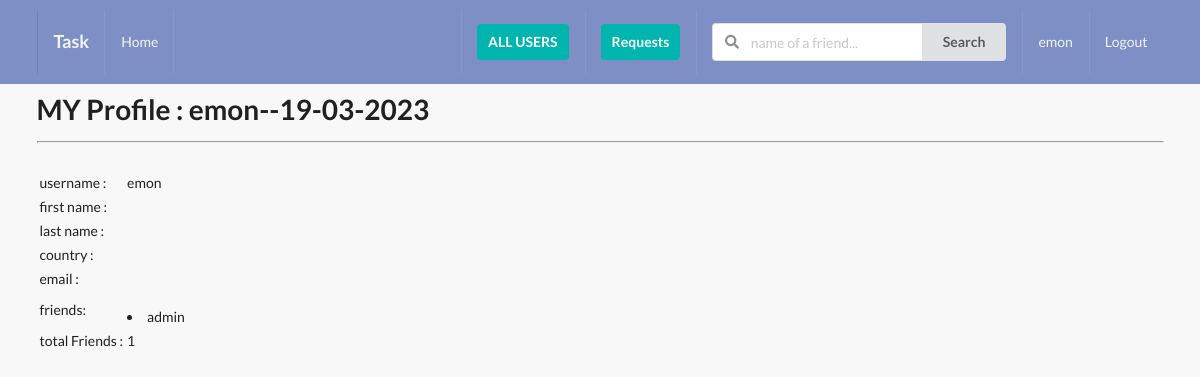
/profile/myprofile/ (signed in), run on the app's committed database.
### profiles/models.py (models this page shows, shortened)
class Profile(models.Model):
    fast_name = models.CharField(max_length=100, blank=True)
    last_name = models.CharField(max_length=100, blank=True)
    user = models.OneToOneField(User, on_delete=models.CASCADE)
    email = models.EmailField(max_length=200, blank=True)
    country = models.CharField(max_length=100, blank=True)
    avatar = models.ImageField(default='avatar.png', upload_to='images/', blank=True, null=True)
    friends = models.ManyToManyField(User, blank=True, related_name='friends')
    slug = models.SlugField(unique=True, blank=True)
    updated = models.DateTimeField(auto_now=True)
    created = models.DateTimeField(auto_now_add=True)
    objects = ProfileManager()
    def get_friends(self):
        return self.friends.all()
    def get_total_friends(self):
        return self.friends.all().count()
    def __str__(self):
        return f"{self.user.username}--{self.created.strftime('%d-%m-%Y')}"

### profiles/views.py (the view)
# urls.py: path('myprofile/', views.profile_view, name='myprofile'),
@login_required
def profile_view(request):
    profiles = Profile.objects.get(user=request.user)
    print('user',profiles)
    context = {
        'profiles' : profiles,
    }
    return render(request, 'profile/myprofile.html', context)

### templates/profile/myprofile.html (shortened to what this page needs)
{% extends "base.html" %}
{% block content %}
<h1>MY Profile : {{profiles}}</h1>
<hr>
<div class="ten wide column">
    <table>
        <tbody>
        <tr>
            <td>username : </td>
            <td>{{profiles.user}}</td>
        </tr>
        <tr>
            <td>first name : </td>
            <td>{{profiles.fast_name}}</td>
        </tr>
        <tr>
            <td>last name : </td>
            <td>{{profiles.last_name}}</td>
        </tr>
        <tr>
            <td>country : </td>
            <td>{{profiles.country}}</td>
        </tr>
        <tr>
            <td>email : </td>
            <td>{{profiles.email}}</td>
        </tr>
        <tr>
            <td>friends:</td>
            <td>
                {% for friend in profiles.get_friends %}
                <li>{{friend}}</li>
                {% endfor %}
            </td>
        </tr>
        <tr>
            <td>total Friends : </td>
            <td>{{profiles.get_total_friends}}</td>
        </tr>
    </tbody>
    </table>
</div>
{% endblock content %}

### templates/home/navbar.html (shortened to what this page needs)
<div class="ui inverted menu nav mb-7">
    <div class="ui container">
      <a href="" class="item">
          <h3>Task</h3>
      </a>
      {% if request.user.is_authenticated %}
      <a href="{% url 'home' %}" class="item">
          Home
      </a>
      {% endif %}
      <div class="right menu">
          {% if request.user.is_authenticated %}
          <div class="item">
              <div class="ui floating dropdown icon button teal">
                <a href="{% url 'all-profiles-view' %}" style="color: #fff"> ALL USERS </a>
               </div>
          </div>
          <div class="item">
            <div class="ui floating dropdown icon button teal">
              <a href="{% url 'my-invites-view' %}" style="color: #fff"> Requests </a>
             </div>
        </div>
               <div class="item">
                <form action="" method="GET">
                  <div class="ui action left icon input">
                  <input class="prompt" type="text" name='q' placeholder="name of a friend...">
                  <button type='submit' class="ui button">Search</button>
                  </div>
              </form>
              </div>
              <a href="" class="item">
                   {{ request.user }}
              </a>
              <a href="{% url 'logout' %}" class="ui item">
                  Logout
              </a>
          {% else %}
          <a href="" class="ui item">
                  Login
              </a>
          {% endif %}
      </div>
    </div>
  </div>

### static/style.css (style rules this page uses)
body { background: #f8f8f8 !important; }
.nav { border-radius: 0 !important; padding: 10px 0 10px 0; background-color: #7d8fc5 !important; }
.mb-7 { margin-bottom: 7px !important; }

### data on the page
Profile: user+created "emon--19-03-2023", user "emon", get_total_friends "1"

### other printed values
{{ request.user }} "emon"
{{ friend }} "admin"
